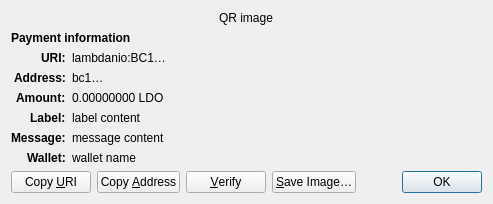
<?xml version="1.0" encoding="UTF-8"?>
<ui version="4.0">
 <class>ReceiveRequestDialog</class>
 <widget class="QDialog" name="ReceiveRequestDialog">
  <property name="geometry">
   <rect>
    <x>0</x>
    <y>0</y>
    <width>413</width>
    <height>229</height>
   </rect>
  </property>
  <property name="windowTitle">
   <string>Request payment to …</string>
  </property>
  <layout class="QGridLayout" name="gridLayout" columnstretch="0,1">
   <property name="sizeConstraint">
    <enum>QLayout::SetFixedSize</enum>
   </property>
   <item row="0" column="0" colspan="2" alignment="Qt::AlignHCenter">
    <widget class="QRImageWidget" name="qr_code">
     <property name="text">
      <string notr="true">QR image</string>
     </property>
     <property name="textInteractionFlags">
      <set>Qt::NoTextInteraction</set>
     </property>
    </widget>
   </item>
   <item row="1" column="0" colspan="2">
    <widget class="QLabel" name="payment_header">
     <property name="font">
      <font>
       <weight>75</weight>
       <bold>true</bold>
      </font>
     </property>
     <property name="text">
      <string>Payment information</string>
     </property>
     <property name="textInteractionFlags">
      <set>Qt::NoTextInteraction</set>
     </property>
    </widget>
   </item>
   <item row="2" column="0" alignment="Qt::AlignRight|Qt::AlignTop">
    <widget class="QLabel" name="uri_tag">
     <property name="font">
      <font>
       <weight>75</weight>
       <bold>true</bold>
      </font>
     </property>
     <property name="text">
      <string notr="true">URI:</string>
     </property>
     <property name="textFormat">
      <enum>Qt::PlainText</enum>
     </property>
     <property name="textInteractionFlags">
      <set>Qt::NoTextInteraction</set>
     </property>
    </widget>
   </item>
   <item row="2" column="1" alignment="Qt::AlignTop">
    <widget class="QLabel" name="uri_content">
     <property name="text">
      <string notr="true">lambdanio:BC1…</string>
     </property>
     <property name="textFormat">
      <enum>Qt::RichText</enum>
     </property>
     <property name="wordWrap">
      <bool>true</bool>
     </property>
     <property name="textInteractionFlags">
      <set>Qt::TextSelectableByMouse</set>
     </property>
    </widget>
   </item>
   <item row="3" column="0" alignment="Qt::AlignRight|Qt::AlignTop">
    <widget class="QLabel" name="address_tag">
     <property name="font">
      <font>
       <weight>75</weight>
       <bold>true</bold>
      </font>
     </property>
     <property name="text">
      <string>Address:</string>
     </property>
     <property name="textInteractionFlags">
      <set>Qt::NoTextInteraction</set>
     </property>
    </widget>
   </item>
   <item row="3" column="1" alignment="Qt::AlignTop">
    <widget class="QLabel" name="address_content">
     <property name="text">
      <string notr="true">bc1…</string>
     </property>
     <property name="textFormat">
      <enum>Qt::PlainText</enum>
     </property>
     <property name="textInteractionFlags">
      <set>Qt::TextSelectableByMouse</set>
     </property>
    </widget>
   </item>
   <item row="4" column="0" alignment="Qt::AlignRight|Qt::AlignTop">
    <widget class="QLabel" name="amount_tag">
     <property name="font">
      <font>
       <weight>75</weight>
       <bold>true</bold>
      </font>
     </property>
     <property name="text">
      <string>Amount:</string>
     </property>
     <property name="textInteractionFlags">
      <set>Qt::NoTextInteraction</set>
     </property>
    </widget>
   </item>
   <item row="4" column="1" alignment="Qt::AlignTop">
    <widget class="QLabel" name="amount_content">
     <property name="text">
      <string notr="true">0.00000000 LDO</string>
     </property>
     <property name="textFormat">
      <enum>Qt::PlainText</enum>
     </property>
     <property name="textInteractionFlags">
      <set>Qt::TextSelectableByMouse</set>
     </property>
    </widget>
   </item>
   <item row="5" column="0" alignment="Qt::AlignRight|Qt::AlignTop">
    <widget class="QLabel" name="label_tag">
     <property name="font">
      <font>
       <weight>75</weight>
       <bold>true</bold>
      </font>
     </property>
     <property name="text">
      <string>Label:</string>
     </property>
     <property name="textInteractionFlags">
      <set>Qt::NoTextInteraction</set>
     </property>
    </widget>
   </item>
   <item row="5" column="1" alignment="Qt::AlignTop">
    <widget class="QLabel" name="label_content">
     <property name="text">
      <string notr="true">label content</string>
     </property>
     <property name="textFormat">
      <enum>Qt::PlainText</enum>
     </property>
     <property name="wordWrap">
      <bool>true</bool>
     </property>
     <property name="textInteractionFlags">
      <set>Qt::TextSelectableByMouse</set>
     </property>
    </widget>
   </item>
   <item row="6" column="0" alignment="Qt::AlignRight|Qt::AlignTop">
    <widget class="QLabel" name="message_tag">
     <property name="font">
      <font>
       <weight>75</weight>
       <bold>true</bold>
      </font>
     </property>
     <property name="text">
      <string>Message:</string>
     </property>
     <property name="textInteractionFlags">
      <set>Qt::NoTextInteraction</set>
     </property>
    </widget>
   </item>
   <item row="6" column="1" alignment="Qt::AlignTop">
    <widget class="QLabel" name="message_content">
     <property name="text">
      <string notr="true">message content</string>
     </property>
     <property name="textFormat">
      <enum>Qt::PlainText</enum>
     </property>
     <property name="wordWrap">
      <bool>true</bool>
     </property>
     <property name="textInteractionFlags">
      <set>Qt::TextSelectableByMouse</set>
     </property>
    </widget>
   </item>
   <item row="7" column="0" alignment="Qt::AlignRight|Qt::AlignTop">
    <widget class="QLabel" name="wallet_tag">
     <property name="font">
      <font>
       <weight>75</weight>
       <bold>true</bold>
      </font>
     </property>
     <property name="text">
      <string>Wallet:</string>
     </property>
     <property name="textInteractionFlags">
      <set>Qt::NoTextInteraction</set>
     </property>
    </widget>
   </item>
   <item row="7" column="1" alignment="Qt::AlignTop">
    <widget class="QLabel" name="wallet_content">
     <property name="text">
      <string notr="true">wallet name</string>
     </property>
     <property name="textFormat">
      <enum>Qt::PlainText</enum>
     </property>
     <property name="wordWrap">
      <bool>true</bool>
     </property>
     <property name="textInteractionFlags">
      <set>Qt::TextSelectableByMouse</set>
     </property>
    </widget>
   </item>
   <item row="8" column="0" colspan="2">
    <layout class="QHBoxLayout" name="horizontalLayout">
     <item>
      <widget class="QPushButton" name="btnCopyURI">
       <property name="text">
        <string>Copy &amp;URI</string>
       </property>
       <property name="autoDefault">
        <bool>false</bool>
       </property>
      </widget>
     </item>
     <item>
      <widget class="QPushButton" name="btnCopyAddress">
       <property name="text">
        <string>Copy &amp;Address</string>
       </property>
       <property name="autoDefault">
        <bool>false</bool>
       </property>
      </widget>
     </item>
     <item>
      <widget class="QPushButton" name="btnVerify">
       <property name="text">
        <string>&amp;Verify</string>
       </property>
       <property name="toolTip">
        <string>Verify this address on e.g. a hardware wallet screen</string>
       </property>
       <property name="autoDefault">
        <bool>false</bool>
       </property>
      </widget>
     </item>
     <item>
      <widget class="QPushButton" name="btnSaveAs">
       <property name="text">
        <string>&amp;Save Image…</string>
       </property>
       <property name="autoDefault">
        <bool>false</bool>
       </property>
      </widget>
     </item>
     <item>
      <spacer name="horizontalSpacer_2">
       <property name="orientation">
        <enum>Qt::Horizontal</enum>
       </property>
       <property name="sizeHint" stdset="0">
        <size>
         <width>40</width>
         <height>20</height>
        </size>
       </property>
      </spacer>
     </item>
     <item>
      <widget class="QDialogButtonBox" name="buttonBox">
       <property name="focusPolicy">
        <enum>Qt::StrongFocus</enum>
       </property>
       <property name="standardButtons">
        <set>QDialogButtonBox::Ok</set>
       </property>
      </widget>
     </item>
    </layout>
   </item>
  </layout>
 </widget>
 <customwidgets>
  <customwidget>
   <class>QRImageWidget</class>
   <extends>QLabel</extends>
   <header>qt/qrimagewidget.h</header>
  </customwidget>
 </customwidgets>
 <tabstops>
  <tabstop>buttonBox</tabstop>
  <tabstop>btnCopyURI</tabstop>
  <tabstop>btnCopyAddress</tabstop>
  <tabstop>btnSaveAs</tabstop>
 </tabstops>
 <resources/>
 <connections>
  <connection>
   <sender>buttonBox</sender>
   <signal>accepted()</signal>
   <receiver>ReceiveRequestDialog</receiver>
   <slot>accept()</slot>
   <hints>
    <hint type="sourcelabel">
     <x>135</x>
     <y>230</y>
    </hint>
    <hint type="destinationlabel">
     <x>135</x>
     <y>126</y>
    </hint>
   </hints>
  </connection>
 </connections>
</ui>
